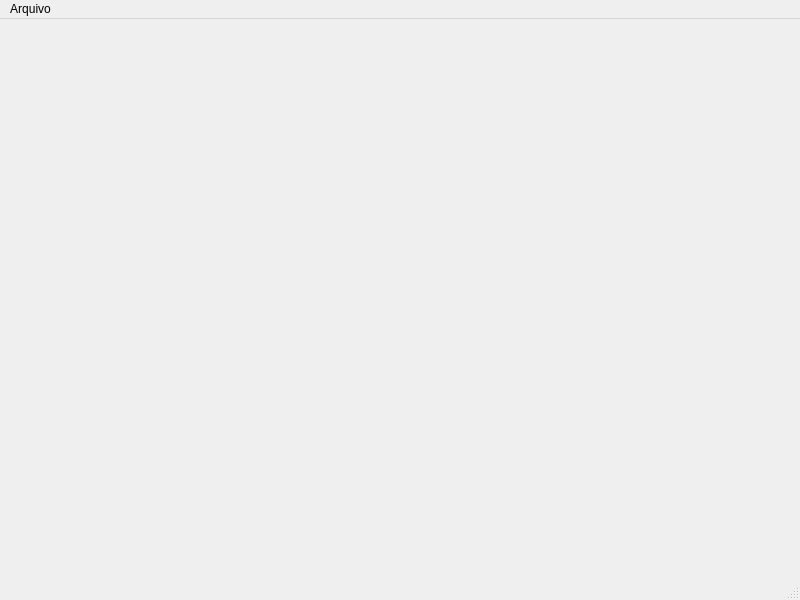
<?xml version="1.0" encoding="UTF-8"?>
<ui version="4.0">
 <class>MainWindow</class>
 <widget class="QMainWindow" name="MainWindow">
  <property name="geometry">
   <rect>
    <x>0</x>
    <y>0</y>
    <width>800</width>
    <height>600</height>
   </rect>
  </property>
  <property name="windowTitle">
   <string>MainWindow</string>
  </property>
  <property name="documentMode">
   <bool>false</bool>
  </property>
  <property name="unifiedTitleAndToolBarOnMac">
   <bool>false</bool>
  </property>
  <widget class="QWidget" name="centralwidget">
   <layout class="QVBoxLayout" name="verticalLayout_2">
    <item>
     <layout class="QVBoxLayout" name="verticalLayout"/>
    </item>
   </layout>
  </widget>
  <widget class="QMenuBar" name="menubar">
   <property name="geometry">
    <rect>
     <x>0</x>
     <y>0</y>
     <width>800</width>
     <height>29</height>
    </rect>
   </property>
   <widget class="QMenu" name="menuArquivo">
    <property name="title">
     <string>Arquivo</string>
    </property>
    <widget class="QMenu" name="menuPlanetas">
     <property name="title">
      <string>Planetas</string>
     </property>
     <addaction name="actionMerc_rio"/>
     <addaction name="actionV_nus"/>
     <addaction name="actionTerra"/>
     <addaction name="actionMarte"/>
     <addaction name="actionJ_pter"/>
     <addaction name="actionSaturno"/>
     <addaction name="actionUrano"/>
     <addaction name="actionNetuno"/>
    </widget>
    <widget class="QMenu" name="menuAstros">
     <property name="title">
      <string>Astros</string>
     </property>
     <addaction name="actionSol"/>
     <addaction name="actionLua"/>
    </widget>
    <addaction name="menuPlanetas"/>
    <addaction name="menuAstros"/>
    <addaction name="separator"/>
    <addaction name="actionSair"/>
   </widget>
   <addaction name="menuArquivo"/>
  </widget>
  <widget class="QStatusBar" name="statusbar"/>
  <action name="actionSair">
   <property name="text">
    <string>Sair</string>
   </property>
   <property name="shortcut">
    <string>Ctrl+Q</string>
   </property>
  </action>
  <action name="actionMerc_rio">
   <property name="text">
    <string>Mercúrio</string>
   </property>
  </action>
  <action name="actionV_nus">
   <property name="text">
    <string>Vênus</string>
   </property>
  </action>
  <action name="actionTerra">
   <property name="text">
    <string>Terra</string>
   </property>
  </action>
  <action name="actionMarte">
   <property name="text">
    <string>Marte</string>
   </property>
  </action>
  <action name="actionJ_pter">
   <property name="text">
    <string>Júpter</string>
   </property>
  </action>
  <action name="actionSaturno">
   <property name="text">
    <string>Saturno</string>
   </property>
  </action>
  <action name="actionUrano">
   <property name="text">
    <string>Urano</string>
   </property>
  </action>
  <action name="actionNetuno">
   <property name="text">
    <string>Netuno</string>
   </property>
  </action>
  <action name="actionSol">
   <property name="text">
    <string>Sol</string>
   </property>
  </action>
  <action name="actionLua">
   <property name="text">
    <string>Lua</string>
   </property>
  </action>
 </widget>
 <resources/>
 <connections/>
</ui>
